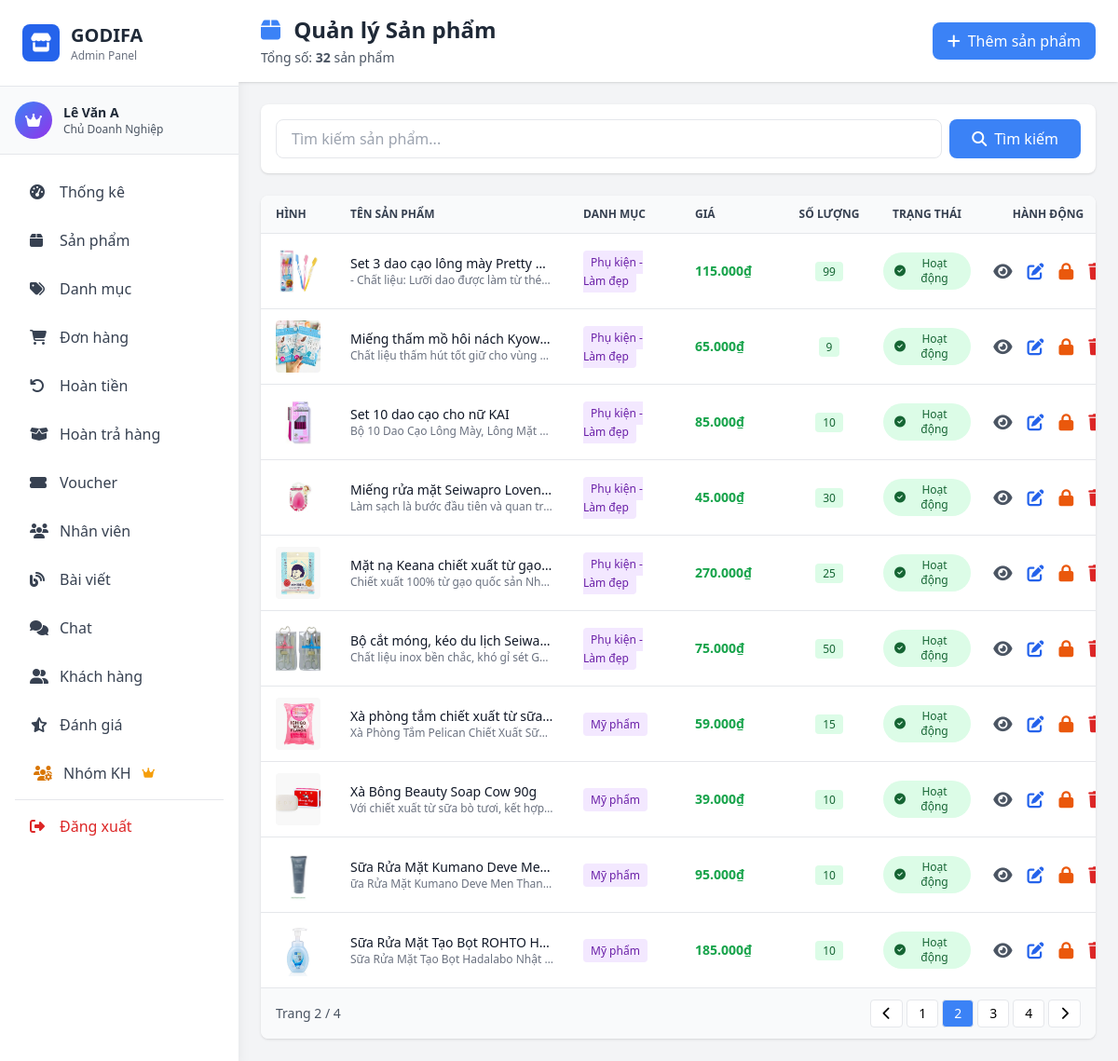
Page /admin/pages/products.php?page=products&p=2 (signed in) on the committed database.
### tables this page shows
CREATE TABLE IF NOT EXISTS `product` (
  `productID` int NOT NULL AUTO_INCREMENT,
  `productName` varchar(150) NOT NULL,
  `SKU_MRK` varchar(30) NOT NULL,
  `stockQuantity` int NOT NULL,
  `price` float NOT NULL,
  `promotional_price` float DEFAULT NULL,
  `description` varchar(500) NOT NULL,
  `image` varchar(100) NOT NULL,
  `categoryID` int NOT NULL,
  `status` tinyint(1) NOT NULL DEFAULT '1' COMMENT '1=Hoạt động, 0=Đã khóa',
  PRIMARY KEY (`productID`),
  KEY `fk_product_category` (`categoryID`)
);

CREATE TABLE IF NOT EXISTS `category` (
  `categoryID` int NOT NULL AUTO_INCREMENT,
  `categoryName` varchar(150) NOT NULL,
  `status` tinyint(1) NOT NULL DEFAULT '1' COMMENT '1=Active, 0=Inactive',
  PRIMARY KEY (`categoryID`)
);

### model/mProduct.php (called while the page is built, shortened)
<?php
require_once __DIR__ . '/database.php';
class Product {
    private $conn;
    public function __construct() {
        $db = new clsKetNoi();
        $this->conn = $db->moKetNoi();
    }
    public function getAllProducts($limit = null, $offset = 0) {
        $sql = "SELECT p.*, c.categoryName
                FROM product p
                LEFT JOIN category c ON p.categoryID = c.categoryID
                ORDER BY p.productID DESC";
        $result = mysqli_query($this->conn, $sql);
        $products = [];
        while ($row = mysqli_fetch_assoc($result)) {
            $products[] = $row;
        }
        return $products;
    }
    public function countProducts() {
        $sql = "SELECT COUNT(*) as total FROM product";
        $result = mysqli_query($this->conn, $sql);
        $row = mysqli_fetch_assoc($result);
        return $row['total'];
    }
}
?>

### model/database.php (called while the page is built, shortened)
<?php
class Database {
    private static $instance = null;
    private $connection;
    private function __construct() {
        try {
            $this->connection = mysqli_connect(
                self::DB_HOST,
                self::DB_USER,
                self::DB_PASS,
                self::DB_NAME
            );
            mysqli_set_charset($this->connection, self::DB_CHARSET);
        } catch (Exception $e) {
            die("Database Error: " . $e->getMessage());
        }
    }
    public static function getInstance() {
        if (self::$instance === null) {
            self::$instance = new self();
        }
        return self::$instance;
    }
    public function getConnection() {
        return $this->connection;
    }
}
class clsKetNoi {
    public function moKetNoi() {
        return Database::getInstance()->getConnection();
    }
}

### model/mCategory.php (called while the page is built, shortened)
<?php
require_once __DIR__ . '/database.php';
class Category {
    public function __construct() {
        $db = new clsKetNoi();
    }
}
?>

### controller/admin/cProduct.php (called while the page is built, shortened)
<?php
require_once __DIR__ . '/../../model/mProduct.php';
require_once __DIR__ . '/../../model/mCategory.php';
class cProduct {
    private $productModel;
    public function __construct() {
        $this->productModel = new Product();
    }
    public function getAllProducts() {
        return $this->productModel->getAllProducts();
    }
    public function countProducts() {
        return $this->productModel->countProducts();
    }
}
?>

### admin/middleware/auth.php (called while the page is built, shortened)
<?php
function hasPermission($permission) {
    global $rolePermissions;
    $userRole = $_SESSION['role_id'] ?? 0;
    if ($userRole == ROLE_OWNER) {
        return true;
    }
    return in_array($permission, $rolePermissions[$userRole]);
}
?>

### admin/pages/products.php (the view, shortened to what this page needs)
<?php
require_once __DIR__ . '/../middleware/auth.php';
require_once __DIR__ . '/../../controller/admin/cProduct.php';
$productController = new cProduct();
$page = isset($_GET['p']) ? intval($_GET['p']) : 1;
$limit = 10;
$offset = ($page - 1) * $limit;
$search = isset($_GET['search']) ? trim($_GET['search']) : '';
if ($search) {
    $products = $productController->searchProducts($search);
    $totalRows = count($products);
    $products = array_slice($products, $offset, $limit);
} else {
    $products = $productController->getAllProducts();
    $totalRows = $productController->countProducts();
    $products = array_slice($products, $offset, $limit);
}
$totalPages = ceil($totalRows / $limit);
include __DIR__ . '/../includes/header.php';
?>
<div class="flex h-screen bg-gray-100">
    <?php
include __DIR__ . '/../includes/sidebar.php'; ?>
    <div class="flex-1 overflow-y-auto ml-64">
        <div class="bg-white shadow sticky top-0 z-10">
            <div class="px-4 md:px-6 py-4 flex flex-wrap justify-between items-center gap-4">
                <div>
                    <h1 class="text-xl md:text-2xl font-bold text-gray-800">
                        <i class="fas fa-box text-blue-500 mr-2"></i>
                        Quản lý Sản phẩm
                    </h1>
                    <p class="text-sm text-gray-600 mt-1">
                        Tổng số: <strong><?php
echo $totalRows; ?></strong> sản phẩm
                    </p>
                </div>
                <?php
if (hasPermission('manage_products')): ?>
                <button onclick="openAddModal()" class="bg-blue-500 hover:bg-blue-600 text-white px-4 py-2 rounded-lg inline-flex items-center text-sm md:text-base">
                    <i class="fas fa-plus mr-2"></i>Thêm sản phẩm
                </button>
                <?php
endif; ?>
            </div>
        </div>
        <div class="p-4 md:p-6">
            <div class="bg-white rounded-lg shadow p-4 mb-6">
                <form method="GET" class="flex flex-wrap gap-2">
                    <input type="text" name="search" value="<?php
echo htmlspecialchars($search); ?>"
                           placeholder="Tìm kiếm sản phẩm..."
                           class="flex-1 min-w-[200px] px-4 py-2 border rounded-lg focus:ring-2 focus:ring-blue-500">
                    <button type="submit" class="bg-blue-500 hover:bg-blue-600 text-white px-6 py-2 rounded-lg">
                        <i class="fas fa-search mr-2"></i>Tìm kiếm
                    </button>
                </form>
            </div>
            <div class="bg-white rounded-lg shadow overflow-hidden">
                <div class="overflow-x-auto">
                    <table class="w-full">
                        <thead class="bg-gray-50 border-b">
                            <tr>
                                <th class="px-4 py-3 text-left text-xs font-semibold text-gray-700 uppercase" style="width: 80px;">Hình</th>
                                <th class="px-4 py-3 text-left text-xs font-semibold text-gray-700 uppercase" style="width: 250px;">Tên sản phẩm</th>
                                <th class="px-4 py-3 text-left text-xs font-semibold text-gray-700 uppercase" style="width: 120px;">Danh mục</th>
                                <th class="px-4 py-3 text-left text-xs font-semibold text-gray-700 uppercase" style="width: 110px;">Giá</th>
                                <th class="px-2 py-3 text-center text-xs font-semibold text-gray-700 uppercase" style="width: 100px;">Số lượng</th>
                                <th class="px-2 py-3 text-center text-xs font-semibold text-gray-700 uppercase" style="width: 110px;">Trạng thái</th>
                                <th class="px-2 py-3 text-center text-xs font-semibold text-gray-700 uppercase" style="width: 150px;">Hành động</th>
                            </tr>
                        </thead>
                        <tbody class="divide-y divide-gray-200">
                            <?php
if (empty($products)): ?>
                            <tr>
                                <td colspan="7" class="px-4 py-8 text-center text-gray-500">
                                    <i class="fas fa-inbox text-4xl mb-2"></i>
                                    <p>Không có sản phẩm nào</p>
                                </td>
                            </tr>
                            <?php
else: ?>
                                <?php
foreach ($products as $product): ?>
                                <tr class="hover:bg-gray-50">
                                    <td class="px-4 py-3">
                                        <?php
if ($product['image']): ?>
                                        <img src="<?php
echo BASE_URL; ?>image/<?php
echo htmlspecialchars($product['image']); ?>"
                                             alt="<?php
echo htmlspecialchars($product['productName']); ?>"
                                             class="w-14 h-14 object-cover rounded">
                                        <?php
else: ?>
                                        <div class="w-14 h-14 bg-gray-200 rounded flex items-center justify-center">
                                            <i class="fas fa-image text-gray-400"></i>
                                        </div>
                                        <?php
endif; ?>
                                    </td>
                                    <td class="px-4 py-3 text-sm">
                                        <div onclick='openViewModal(<?php
echo json_encode($product, JSON_HEX_APOS); ?>)' class="font-medium text-gray-900 truncate cursor-pointer hover:text-blue-600" style="max-width: 250px;" title="Xem chi ti?t: <?php
echo htmlspecialchars($product['productName']); ?>">
                                            <?php
echo htmlspecialchars($product['productName']); ?>
                                        </div>
                                        <div class="text-xs text-gray-500 truncate" style="max-width: 250px;">
                                            <?php
echo htmlspecialchars(mb_substr($product['description'], 0, 40)); ?>...
                                        </div>
                                    </td>
                                    <td class="px-4 py-3 text-sm">
                                        <span class="px-2 py-1 bg-purple-100 text-purple-800 rounded text-xs">
                                            <?php
echo htmlspecialchars($product['categoryName'] ?? 'N/A'); ?>
                                        </span>
                                    </td>
                                    <td class="px-4 py-3 text-sm">
                                        <?php
if (!empty($product['promotional_price']) && $product['promotional_price'] > 0): ?>
                                            <div class="flex flex-col">
                                                <span class="text-gray-400 line-through text-xs"><?php
echo number_format($product['price'], 0, ',', '.'); ?>₫</span>
                                                <span class="font-semibold text-red-600"><?php
echo number_format($product['promotional_price'], 0, ',', '.'); ?>₫</span>
                                            </div>
                                        <?php
else: ?>
                                            <span class="font-semibold text-green-600"><?php
echo number_format($product['price'], 0, ',', '.'); ?>₫</span>
                                        <?php
endif; ?>
                                    </td>
                                    <td class="px-2 py-3 text-center text-sm">
                                        <span class="px-2 py-0.5 <?php
echo $product['stockQuantity'] > 0 ? 'bg-green-100 text-green-800' : 'bg-red-100 text-red-800'; ?> rounded text-xs font-medium">
                                            <?php
echo $product['stockQuantity']; ?>
                                        </span>
                                    </td>
                                    <td class="px-2 py-3 text-center text-sm">
                                        <span class="px-3 py-1 <?php
echo $product['status'] == 1 ? 'bg-green-100 text-green-800' : 'bg-red-100 text-red-800'; ?> rounded-full text-xs font-medium inline-flex items-center">
                                            <i class="fas fa-<?php
echo $product['status'] == 1 ? 'check-circle' : 'times-circle'; ?> mr-1"></i>
                                            <?php
echo $product['status'] == 1 ? 'Hoạt động' : 'Đã khóa'; ?>
                                        </span>
                                    </td>
                                    <td class="px-2 py-3 text-center">
                                        <div class="flex justify-center items-center space-x-2">
                                            <button onclick='openViewModal(<?php
echo json_encode($product, JSON_HEX_APOS); ?>)'
                                                    class="text-gray-600 hover:text-blue-600" title="Xem chi tiết">
                                                <i class="fas fa-eye text-lg"></i>
                                            </button>
                                            <?php
if (hasPermission('manage_products')): ?>
                                            <button onclick='openEditModal(<?php
echo json_encode($product, JSON_HEX_APOS); ?>)'
                                                    class="text-blue-600 hover:text-blue-800" title="Sửa">
                                                <i class="fas fa-edit text-lg"></i>
                                            </button>
                                            <?php
if ($product['status'] == 1): ?>
                                            <button onclick="toggleStatus(<?php
echo $product['productID']; ?>)"
                                                    class="text-orange-600 hover:text-orange-800" title="Khóa sản phẩm">
                                                <i class="fas fa-lock text-lg"></i>
                                            </button>
                                            <?php
endif; ?>
                                            <?php
if (hasPermission('delete_product')): ?>
                                            <button onclick="deleteProduct(<?php
echo $product['productID']; ?>)"
                                                    class="text-red-600 hover:text-red-800" title="Xóa">
                                                <i class="fas fa-trash text-lg"></i>
                                            </button>
                                            <?php
endif; ?>
                                            <?php
else: ?>
                                            <span class="text-gray-400 text-sm">Không có quyền</span>
                                            <?php
endif; ?>
                                        </div>
                                    </td>
                                </tr>
                                <?php
endforeach; ?>
                            <?php
endif; ?>
                        </tbody>
                    </table>
                </div>
                <?php
if ($totalPages > 1): ?>
                <div class="px-4 py-3 bg-gray-50 border-t flex flex-wrap justify-between items-center gap-2">
                    <div class="text-sm text-gray-600">
                        Trang <?php
echo $page; ?> / <?php
echo $totalPages; ?>
                    </div>
                    <div class="flex gap-1">
                        <?php
if ($page > 1): ?>
                        <a href="?page=products&p=<?php
echo $page-1; ?><?php
echo $search ? '&search='.urlencode($search) : ''; ?>"
                           class="px-3 py-1 bg-white border rounded hover:bg-gray-100 text-sm">
                            <i class="fas fa-chevron-left"></i>
                        </a>
                        <?php
endif; ?>
                        <?php
for ($i = max(1, $page-2); $i <= min($totalPages, $page+2); $i++): ?>
                        <a href="?page=products&p=<?php
echo $i; ?><?php
echo $search ? '&search='.urlencode($search) : ''; ?>"
                           class="px-3 py-1 <?php
echo $i == $page ? 'bg-blue-500 text-white' : 'bg-white hover:bg-gray-100'; ?> border rounded text-sm">
                            <?php
echo $i; ?>
                        </a>
                        <?php
endfor; ?>
                        <?php
if ($page < $totalPages): ?>
                        <a href="?page=products&p=<?php
echo $page+1; ?><?php
echo $search ? '&search='.urlencode($search) : ''; ?>"
                           class="px-3 py-1 bg-white border rounded hover:bg-gray-100 text-sm">
                            <i class="fas fa-chevron-right"></i>
                        </a>
                        <?php
endif; ?>
                    </div>
                </div>
                <?php
endif; ?>
            </div>
        </div>
    </div>
</div>
<?php
include __DIR__ . '/../includes/footer.php'; ?>

### rows in the picture
product: image (picture), productName "Set 3 dao cạo lông mày Pretty…", description "- Chất liệu: Lưỡi dao được làm từ thé…", categoryID.categoryName "Phụ kiện - Làm đẹp", price "115.000", stockQuantity "99", status 1 (drawn)
product: image (picture), productName "Miếng thấm mồ hôi nách Kyow…", description "Chất liệu thấm hút tốt giữ cho vùng…", categoryID.categoryName "Phụ kiện - Làm đẹp", price "65.000", stockQuantity "9", status 1 (drawn)
product: image (picture), productName "Set 10 dao cạo cho nữ KAI", description "Bộ 10 Dao Cạo Lông Mày, Lông Mặt…", categoryID.categoryName "Phụ kiện - Làm đẹp", price "85.000", stockQuantity "10", status 1 (drawn)
product: image (picture), productName "Miếng rửa mặt Seiwapro Loven…", description "Làm sạch là bước đầu tiên và quan tr…", categoryID.categoryName "Phụ kiện - Làm đẹp", price "45.000", stockQuantity "30", status 1 (drawn)
product: image (picture), productName "Mặt nạ Keana chiết xuất từ gạo…", description "Chiết xuất 100% từ gạo quốc sản Nh…", categoryID.categoryName "Phụ kiện - Làm đẹp", price "270.000", stockQuantity "25", status 1 (drawn)
product: image (picture), productName "Bộ cắt móng, kéo du lịch Seiwa…", description "Chất liệu inox bền chắc, khó gỉ sét G…", categoryID.categoryName "Phụ kiện - Làm đẹp", price "75.000", stockQuantity "50", status 1 (drawn)
product: image (picture), productName "Xà phòng tắm chiết xuất từ sữa…", description "Xà Phòng Tắm Pelican Chiết Xuất Sữ…", categoryID.categoryName "Mỹ phẩm", price "59.000", stockQuantity "15", status 1 (drawn)
product: image (picture), productName "Xà Bông Beauty Soap Cow 90g", description "Với chiết xuất từ sữa bò tươi, kết hợp…", categoryID.categoryName "Mỹ phẩm", price "39.000", stockQuantity "10", status 1 (drawn)
product: image (picture), productName "Sữa Rửa Mặt Kumano Deve Me…", description "ữa Rửa Mặt Kumano Deve Men Than…", categoryID.categoryName "Mỹ phẩm", price "95.000", stockQuantity "10", status 1 (drawn)
product: image (picture), productName "Sữa Rửa Mặt Tạo Bọt ROHTO H…", description "Sữa Rửa Mặt Tạo Bọt Hadalabo Nhật…", categoryID.categoryName "Mỹ phẩm", price "185.000", stockQuantity "10", status 1 (drawn)

### other values in the picture
$_SESSION['user_name'] "Lê Văn A"
getRoleName($_SESSION['role_id']) "Chủ Doanh Nghiệp"
$totalRows "32"
$page "2"
$totalPages "4"
